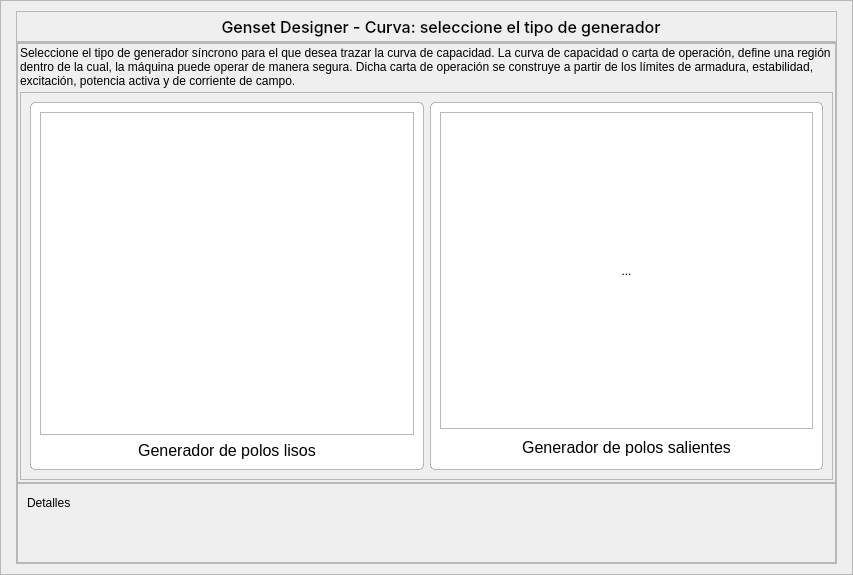
               <widget class="QWidget" name="graficar_2">
                <property name="styleSheet">
                 <string notr="true"/>
                </property>
                <layout class="QVBoxLayout" name="verticalLayout_7">
                 <property name="spacing">
                  <number>0</number>
                 </property>
                 <property name="leftMargin">
                  <number>0</number>
                 </property>
                 <property name="topMargin">
                  <number>0</number>
                 </property>
                 <property name="rightMargin">
                  <number>0</number>
                 </property>
                 <property name="bottomMargin">
                  <number>0</number>
                 </property>
                 <item>
                  <widget class="QFrame" name="graficar_inicio">
                   <property name="styleSheet">
                    <string notr="true">QToolButton{
	
	font: 12pt &quot;Roboto&quot;;
}
</string>
                   </property>
                   <property name="frameShape">
                    <enum>QFrame::StyledPanel</enum>
                   </property>
                   <property name="frameShadow">
                    <enum>QFrame::Raised</enum>
                   </property>
                   <layout class="QVBoxLayout" name="verticalLayout_5">
                    <property name="spacing">
                     <number>0</number>
                    </property>
                    <property name="leftMargin">
                     <number>15</number>
                    </property>
                    <property name="topMargin">
                     <number>10</number>
                    </property>
                    <property name="rightMargin">
                     <number>15</number>
                    </property>
                    <property name="bottomMargin">
                     <number>10</number>
                    </property>
                    <item>
                     <widget class="QFrame" name="inicio_titulo">
                      <property name="minimumSize">
                       <size>
                        <width>0</width>
                        <height>0</height>
                       </size>
                      </property>
                      <property name="maximumSize">
                       <size>
                        <width>16777215</width>
                        <height>50</height>
                       </size>
                      </property>
                      <property name="styleSheet">
                       <string notr="true">QLabel{
font-size: 12pt;
}
QToolButton{
	background-color: none;
	border: none;
}</string>
                      </property>
                      <property name="frameShape">
                       <enum>QFrame::StyledPanel</enum>
                      </property>
                      <property name="frameShadow">
                       <enum>QFrame::Raised</enum>
                      </property>
                      <layout class="QHBoxLayout" name="horizontalLayout_24">
                       <property name="spacing">
                        <number>0</number>
                       </property>
                       <property name="leftMargin">
                        <number>0</number>
                       </property>
                       <property name="topMargin">
                        <number>0</number>
                       </property>
                       <property name="rightMargin">
                        <number>0</number>
                       </property>
                       <property name="bottomMargin">
                        <number>0</number>
                       </property>
                       <item>
                        <widget class="QToolButton" name="regresar_select">
                         <property name="minimumSize">
                          <size>
                           <width>29</width>
                           <height>29</height>
                          </size>
                         </property>
                         <property name="maximumSize">
                          <size>
                           <width>29</width>
                           <height>29</height>
                          </size>
                         </property>
                         <property name="text">
                          <string/>
                         </property>
                         <property name="icon">
                          <iconset>
                           <normaloff>../img/anterior_loads.png</normaloff>../img/anterior_loads.png</iconset>
                         </property>
                        </widget>
                       </item>
                       <item>
                        <spacer name="horizontalSpacer_21">
                         <property name="orientation">
                          <enum>Qt::Horizontal</enum>
                         </property>
                         <property name="sizeHint" stdset="0">
                          <size>
                           <width>170</width>
                           <height>20</height>
                          </size>
                         </property>
                        </spacer>
                       </item>
                       <item>
                        <widget class="QLabel" name="label">
                         <property name="minimumSize">
                          <size>
                           <width>450</width>
                           <height>0</height>
                          </size>
                         </property>
                         <property name="maximumSize">
                          <size>
                           <width>16777215</width>
                           <height>16777215</height>
                          </size>
                         </property>
                         <property name="font">
                          <font>
                           <family>Inter Medium</family>
                           <pointsize>12</pointsize>
                           <weight>7</weight>
                           <italic>false</italic>
                           <bold>false</bold>
                          </font>
                         </property>
                         <property name="styleSheet">
                          <string notr="true"/>
                         </property>
                         <property name="text">
                          <string>Genset Designer - Curva: seleccione el tipo de generador</string>
                         </property>
                         <property name="alignment">
                          <set>Qt::AlignCenter</set>
                         </property>
                         <property name="wordWrap">
                          <bool>true</bool>
                         </property>
                        </widget>
                       </item>
                       <item>
                        <spacer name="horizontalSpacer_22">
                         <property name="orientation">
                          <enum>Qt::Horizontal</enum>
                         </property>
                         <property name="sizeHint" stdset="0">
                          <size>
                           <width>170</width>
                           <height>20</height>
                          </size>
                         </property>
                        </spacer>
                       </item>
                      </layout>
                     </widget>
                    </item>
                    <item>
                     <widget class="QFrame" name="cont_ini_buts">
                      <property name="frameShape">
                       <enum>QFrame::StyledPanel</enum>
                      </property>
                      <property name="frameShadow">
                       <enum>QFrame::Raised</enum>
                      </property>
                      <layout class="QVBoxLayout" name="verticalLayout_27">
                       <property name="spacing">
                        <number>0</number>
                       </property>
                       <property name="leftMargin">
                        <number>0</number>
                       </property>
                       <property name="topMargin">
                        <number>0</number>
                       </property>
                       <property name="rightMargin">
                        <number>0</number>
                       </property>
                       <property name="bottomMargin">
                        <number>0</number>
                       </property>
                       <item>
                        <widget class="QFrame" name="container_botones_select">
                         <property name="frameShape">
                          <enum>QFrame::StyledPanel</enum>
                         </property>
                         <property name="frameShadow">
                          <enum>QFrame::Raised</enum>
                         </property>
                         <layout class="QVBoxLayout" name="verticalLayout_6">
                          <property name="spacing">
                           <number>4</number>
                          </property>
                          <property name="leftMargin">
                           <number>2</number>
                          </property>
                          <property name="topMargin">
                           <number>2</number>
                          </property>
                          <property name="rightMargin">
                           <number>2</number>
                          </property>
                          <property name="bottomMargin">
                           <number>2</number>
                          </property>
                          <item>
                           <widget class="QLabel" name="mensaje">
                            <property name="maximumSize">
                             <size>
                              <width>16777215</width>
                              <height>70</height>
                             </size>
                            </property>
                            <property name="text">
                             <string>Seleccione el tipo de generador síncrono para el que desea trazar la curva de capacidad. La curva de capacidad o carta de operación, define una región dentro de la cual, la máquina puede operar de manera segura. Dicha carta de operación se construye a partir de los límites de armadura, estabilidad, excitación, potencia activa y de corriente de campo.</string>
                            </property>
                            <property name="wordWrap">
                             <bool>true</bool>
                            </property>
                           </widget>
                          </item>
                          <item>
                           <widget class="QFrame" name="container_options_tipo_polos">
                            <property name="styleSheet">
                             <string notr="true">#container_polo_liso, #container_polo_saliente{
	background-color: rgb(255, 255, 255);
	border-radius: 5px;
	border: 1px solid rgba(0, 0, 0, 64);
}

QLabel{
	font-size: 12pt;
}

QToolButton{
	background-color: none;
	border: none;
}</string>
                            </property>
                            <property name="frameShape">
                             <enum>QFrame::StyledPanel</enum>
                            </property>
                            <property name="frameShadow">
                             <enum>QFrame::Raised</enum>
                            </property>
                            <layout class="QHBoxLayout" name="horizontalLayout_2">
                             <item>
                              <widget class="QFrame" name="container_polo_liso">
                               <property name="minimumSize">
                                <size>
                                 <width>300</width>
                                 <height>300</height>
                                </size>
                               </property>
                               <property name="maximumSize">
                                <size>
                                 <width>400</width>
                                 <height>400</height>
                                </size>
                               </property>
                               <property name="frameShape">
                                <enum>QFrame::StyledPanel</enum>
                               </property>
                               <property name="frameShadow">
                                <enum>QFrame::Raised</enum>
                               </property>
                               <layout class="QVBoxLayout" name="verticalLayout_38">
                                <item>
                                 <widget class="QFrame" name="container_elements_polo_liso">
                                  <property name="frameShape">
                                   <enum>QFrame::StyledPanel</enum>
                                  </property>
                                  <property name="frameShadow">
                                   <enum>QFrame::Raised</enum>
                                  </property>
                                  <layout class="QHBoxLayout" name="horizontalLayout_25">
                                   <item>
                                    <spacer name="horizontalSpacer">
                                     <property name="orientation">
                                      <enum>Qt::Horizontal</enum>
                                     </property>
                                     <property name="sizeHint" stdset="0">
                                      <size>
                                       <width>18</width>
                                       <height>20</height>
                                      </size>
                                     </property>
                                    </spacer>
                                   </item>
                                   <item>
                                    <widget class="QToolButton" name="polo_liso">
                                     <property name="minimumSize">
                                      <size>
                                       <width>300</width>
                                       <height>300</height>
                                      </size>
                                     </property>
                                     <property name="text">
                                      <string/>
                                     </property>
                                     <property name="icon">
                                      <iconset>
                                       <normaloff>../img/Polo liso.png</normaloff>../img/Polo liso.png</iconset>
                                     </property>
                                     <property name="iconSize">
                                      <size>
                                       <width>300</width>
                                       <height>300</height>
                                      </size>
                                     </property>
                                    </widget>
                                   </item>
                                   <item>
                                    <spacer name="horizontalSpacer_2">
                                     <property name="orientation">
                                      <enum>Qt::Horizontal</enum>
                                     </property>
                                     <property name="sizeHint" stdset="0">
                                      <size>
                                       <width>17</width>
                                       <height>20</height>
                                      </size>
                                     </property>
                                    </spacer>
                                   </item>
                                  </layout>
                                 </widget>
                                </item>
                                <item>
                                 <widget class="QLabel" name="titulo_polo_liso">
                                  <property name="maximumSize">
                                   <size>
                                    <width>16777215</width>
                                    <height>25</height>
                                   </size>
                                  </property>
                                  <property name="text">
                                   <string>Generador de polos lisos</string>
                                  </property>
                                  <property name="alignment">
                                   <set>Qt::AlignCenter</set>
                                  </property>
                                 </widget>
                                </item>
                               </layout>
                              </widget>
                             </item>
                             <item>
                              <widget class="QFrame" name="container_polo_saliente">
                               <property name="minimumSize">
                                <size>
                                 <width>300</width>
                                 <height>300</height>
                                </size>
                               </property>
                               <property name="maximumSize">
                                <size>
                                 <width>400</width>
                                 <height>400</height>
                                </size>
                               </property>
                               <property name="frameShape">
                                <enum>QFrame::StyledPanel</enum>
                               </property>
                               <property name="frameShadow">
                                <enum>QFrame::Raised</enum>
                               </property>
                               <layout class="QVBoxLayout" name="verticalLayout_39">
                                <item>
                                 <widget class="QFrame" name="container_elements_polo_saliente">
                                  <property name="frameShape">
                                   <enum>QFrame::StyledPanel</enum>
                                  </property>
                                  <property name="frameShadow">
                                   <enum>QFrame::Raised</enum>
                                  </property>
                                  <layout class="QHBoxLayout" name="horizontalLayout_26">
                                   <item>
                                    <spacer name="horizontalSpacer_3">
                                     <property name="orientation">
                                      <enum>Qt::Horizontal</enum>
                                     </property>
                                     <property name="sizeHint" stdset="0">
                                      <size>
                                       <width>16</width>
                                       <height>20</height>
                                      </size>
                                     </property>
                                    </spacer>
                                   </item>
                                   <item>
                                    <widget class="QToolButton" name="polo_saliente">
                                     <property name="text">
                                      <string>...</string>
                                     </property>
                                     <property name="icon">
                                      <iconset>
                                       <normaloff>../img/Polo saliente.png</normaloff>../img/Polo saliente.png</iconset>
                                     </property>
                                     <property name="iconSize">
                                      <size>
                                       <width>300</width>
                                       <height>300</height>
                                      </size>
                                     </property>
                                    </widget>
                                   </item>
                                   <item>
                                    <spacer name="horizontalSpacer_23">
                                     <property name="orientation">
                                      <enum>Qt::Horizontal</enum>
                                     </property>
                                     <property name="sizeHint" stdset="0">
                                      <size>
                                       <width>17</width>
                                       <height>20</height>
                                      </size>
                                     </property>
                                    </spacer>
                                   </item>
                                  </layout>
                                 </widget>
                                </item>
                                <item>
                                 <widget class="QLabel" name="label_9">
                                  <property name="maximumSize">
                                   <size>
                                    <width>16777215</width>
                                    <height>25</height>
                                   </size>
                                  </property>
                                  <property name="text">
                                   <string>Generador de polos salientes</string>
                                  </property>
                                  <property name="alignment">
                                   <set>Qt::AlignCenter</set>
                                  </property>
                                 </widget>
                                </item>
                               </layout>
                              </widget>
                             </item>
                            </layout>
                           </widget>
                          </item>
                         </layout>
                        </widget>
                       </item>
                       <item>
                        <widget class="QFrame" name="bottom_container_curva">
                         <property name="minimumSize">
                          <size>
                           <width>0</width>
                           <height>80</height>
                          </size>
                         </property>
                         <property name="maximumSize">
                          <size>
                           <width>16777215</width>
                           <height>150</height>
                          </size>
                         </property>
                         <property name="styleSheet">
                          <string notr="true">QPushButton{
	border-radius: 2px;
	padding: 5px;
}
</string>
                         </property>
                         <property name="frameShape">
                          <enum>QFrame::StyledPanel</enum>
                         </property>
                         <property name="frameShadow">
                          <enum>QFrame::Raised</enum>
                         </property>
                         <layout class="QVBoxLayout" name="verticalLayout_40">
                          <item>
                           <widget class="QLabel" name="label_10">
                            <property name="maximumSize">
                             <size>
                              <width>16777215</width>
                              <height>20</height>
                             </size>
                            </property>
                            <property name="text">
                             <string>Detalles</string>
                            </property>
                           </widget>
                          </item>
                          <item>
                           <widget class="QLabel" name="label_11">
                            <property name="text">
                             <string/>
                            </property>
                           </widget>
                          </item>
                         </layout>
                        </widget>
                       </item>
                      </layout>
                     </widget>
                    </item>
                   </layout>
                  </widget>
                 </item>
                </layout>
               </widget>
